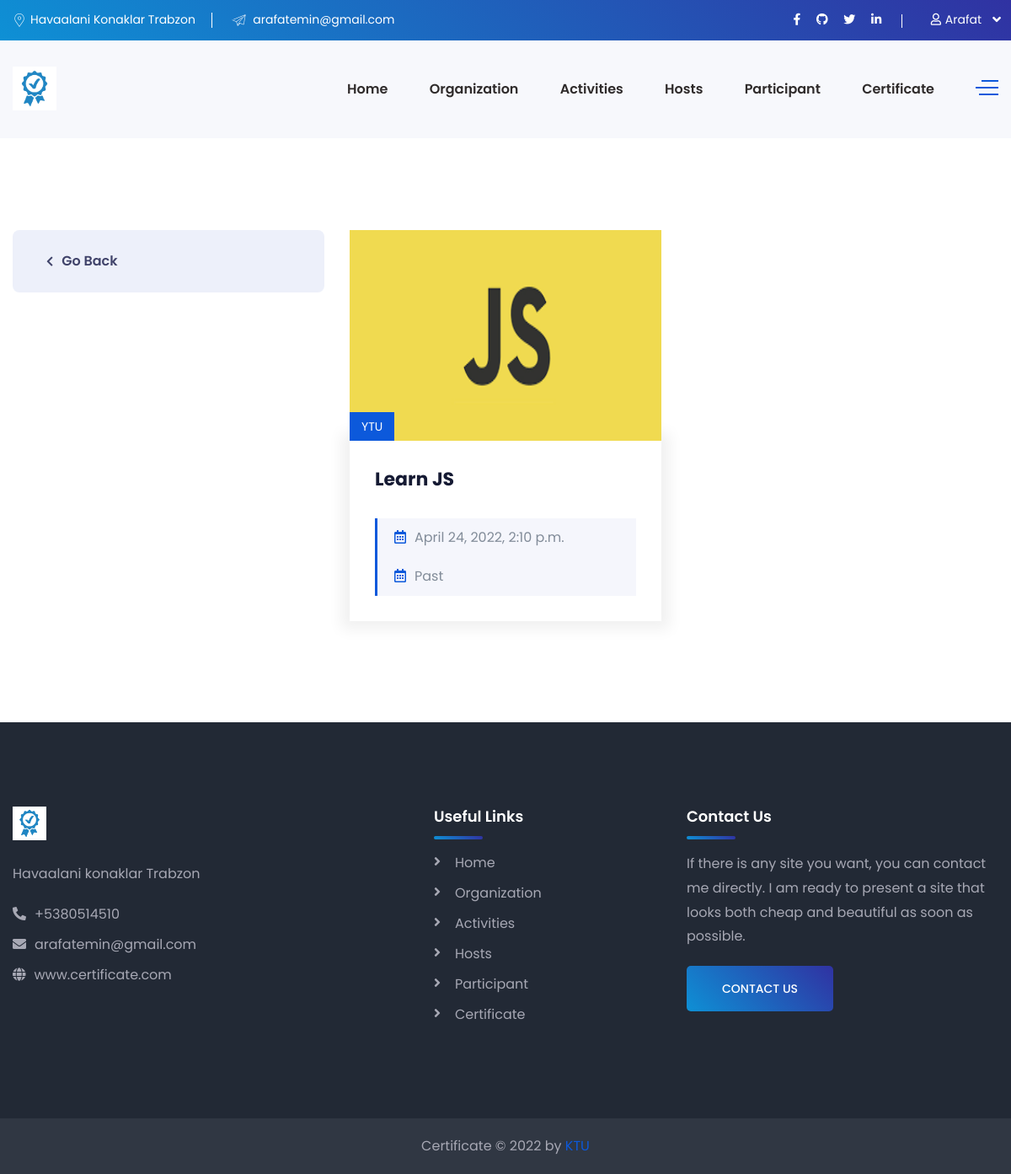
The page /activities/ytu (signed in) on the database its author committed.
### Certificate/models.py (models this page shows, shortened)
class Activity(models.Model):
    org_name                = models.ManyToManyField('Organization')
    activity_name           = models.CharField(max_length=64, null=False, blank=False)
    activity_image          = models.ImageField(upload_to='activity', blank=True, null=True)
    active                  = models.BooleanField()
    address                 = models.TextField()
    description             = models.TextField()
    starttime               = models.DateTimeField(auto_now_add=False)
    endtime                 = models.DateTimeField(auto_now_add=False)
    slug                    = models.SlugField(null=False, blank=True, unique=True, db_index=True, editable=False)
    @property
    def Is_Past(self):
        today = date.today()
        if self.starttime.date() < today:
            thing = "Past"
        else:
            thing = "Future"
        return thing
    class Meta:
        ordering = ["-starttime"]

class Organization(models.Model):
    org_name = models.CharField(max_length=64, null=False, blank=False)
    slug = models.SlugField(null=False, blank=True, unique=True, db_index=True, editable=False)
    authorized = models.CharField(max_length=64, null=False, blank=False)
    org_image = models.ImageField(upload_to='organization', blank=True, null=True)
    address = models.TextField()
    org_description = models.TextField()

### Certificate/views.py (the view)
# urls.py: path('activities/<slug:slug>', activity_view_with_category, name='activity_view_with_category'),
@login_required(login_url='login')
def activity_view_with_category(request, slug, *args, **kwargs):
    activity = Organization.objects.get(slug=slug)
    activities = activity.activity_set.filter(active=True)
    context = {
        'activities': activities,
        'host': Host.objects.all()
    }
    return render(request, 'activities_slog.html', context)

### templates/activities_slog.html (shortened to what this page needs)
{% extends 'base.html' %}
{% load static %}
{% block content %}
    <body>
    <section class="service-details-page pdt-110 pdb-90">
        <div class="container">
            <div class="row">
            <div class="col-xl-4 col-lg-5 sidebar-left">
                    <div class="service-nav-menu mrb-30">
                        <div class="service-link-list mb-30">
                            <ul class="active">
                                {% if organizations|length > 0 %}
                                    {% for organization in organizations %}
                                        <li><a href="{% url 'activity_view_with_category' organization.slug %}">
                                            <i class="fa fa-chevron-right"></i>{{ organization.org_name|title }} </a>
                                        </li>
                                    {% endfor %}
                                {% else %}
                                    <li>
                                        <a href="{% url 'activity' %}">
                                            <i class="fa fa-chevron-left"></i>Go Back </a>
                                    </li>
                                {% endif %}
                            </ul>
                        </div>
                    </div>
                </div>
                <div class="col-xl-8 col-lg-7">
                    <div class="row">
                        {% if activities|length > 0 %}
                            {% for activity in activities %}
                                <div class="col-lg-12 col-xl-6">
                                    <div class="news-wrapper mrb-30 mrb-sm-40">
                                        <div class="news-thumb">
                                            <a href="{% url 'activitydetail' activity.slug %}">
                                                <img style="max-width: 100%; min-width: 100%; max-height: 250px; min-height: 250px"
                                                     class="img-full" src="{{ activity.activity_image.url }}" alt="">
                                            </a>
                                            {% for activity in activity.org_name.all %}
                                                <div class="news-top-meta">
                                                    <span class="entry-category">{{ activity.org_name }}</span>
                                                </div>
                                            {% endfor %}
                                        </div>
                                        <div class="news-details">
                                            <div class="news-description mb-20">
                                                <h4 class="the-title mrb-30"><a
                                                        href="{% url 'activitydetail' activity.slug %}">{{ activity.activity_name }}</a>
                                                </h4>
                                                <div class="news-bottom-meta">
                                                <span class="entry-date mrr-20"><i
                                                        class="far fa-calendar-alt mrr-10 text-primary-color"></i>{{ activity.starttime }}</span><br>
                                                </div>
                                                <div class="news-bottom-meta">
                                                <span class="entry-date mrr-20"><i
                                                        class="far fa-calendar-alt mrr-10 text-primary-color"></i>{{ activity.Is_Past }}</span>
                                                </div>
                                            </div>
                                        </div>
                                    </div>
                                </div>
                            {% endfor %}
                        {% else %}
                            <div class="col-lg-12 col-xl-6">
                                <div class="news-wrapper mrb-30 mrb-sm-40">
                                    <div class="alert alert-danger">there are no Articles</div>
                                </div>
                            </div>
                        {% endif %}
                    </div>
                </div>
            </div>
        </div>
    </section>
    </body>
{% endblock %}

### templates/base.html (shortened to what this page needs)
{% load static %}
<!DOCTYPE html>
<html lang="en">
<head>
    <link rel="stylesheet" href="{% static 'css/style.css' %}">
    <link rel="stylesheet" href="{% static 'css/responsive.css' %}">
</head>
<header class="header-style-two">
    <div class="header-wrapper">
        <div class="header-top-area bg-gradient-color d-none d-lg-block">
            <div class="container">
                <div class="row">
                    <div class="col-lg-6 header-top-left-part">
                        <span class="address"><i class="webexflaticon flaticon-placeholder-1"></i>Havaalani Konaklar Trabzon</span>
                        <span class="phone"><i class="webexflaticon flaticon-send"></i> arafatemin@gmail.com</span>
                    </div>
                    <div class="col-lg-6 header-top-right-part text-right">
                        <ul class="social-links">
                            <li><a href="https://www.facebook.com/" target="_blank"><i
                                    class="fab fa-facebook-f"></i></a></li>
                            <li><a href="https://github.com/AERBATI-61" target="_blank"><i
                                    class="fab fa-github"></i></a></li>
                            <li><a href="https://twitter.com/" target="_blank"><i class="fab fa-twitter"></i></a></li>
                            <li><a href="https://www.linkedin.com/feed/" target="_blank"><i
                                    class="fab fa-linkedin-in"></i></a></li>
                        </ul>
                        <div class="language">
                            {% if user.is_authenticated %}
                                <a class="language-btn" href="#"><i class="fas fa-user"
                                                                    style="margin: 0.3rem"></i>{{ user|truncatechars:6 }}</a>
                            {% else %}
                                <a class="language-btn" href="{% url 'login' %}"><i class="fas fa-user"
                                                                                    style="margin: 0.3rem"></i>User</a>
                            {% endif %}
                        </div>
                    </div>
                </div>
            </div>
        </div>
        <div class="header-navigation-area two-layers-header header-middlee bt_stick bt_sticky">
            <div class="container">
                <div class="row">
                    <div class="col-md-12">
                        <a class="navbar-brand logo f-left mrt-10 mrt-md-0" href="{% url 'index' %}">
                            <img id="logo-image" class="img-center" src="{% static 'images/certificat.jpg' %}" alt="">
                        </a>
                        <div class="header-searchbox-style-two d-none d-xl-block">
                            <div class="side-panel side-panel-trigger text-right d-none d-lg-block">
                                <span class="bar1"></span>
                                <span class="bar2"></span>
                                <span class="bar3"></span>
                            </div>
                        </div>
                        <div class="main-menu f-right">
                            <nav id="mobile-menu-right">
                                <ul>
                                    <li><a href="{% url 'index' %}">Home</a></li>
                                    <li><a href="{% url 'organizations' %}">Organization</a></li>
                                    <li><a href="{% url 'activity' %}">Activities</a></li>
                                    <li><a href="{% url 'hosts' %}">Hosts</a></li>
                                    <li><a href="{% url 'participants' %}">Participant</a></li>
                                    {% if request.user.is_staff %}
                                        <li><a href="{% url 'certificalar' %}">Certificate</a></li>
                                    {% endif %}
                                </ul>
                            </nav>
                        </div>
                    </div>
                </div>
            </div>
        </div>
    </div>
</header>
{% block content %}
{% endblock %}
<footer class="footer">
    <div class="footer-main-area" data-background="images/footer-bg.png">
        <div class="container">
            <div class="row">
                <div class="col-xl-5 col-lg-6 col-md-6">
                    <div class="widget footer-widget">
                        <a class="mrb-20" href="{% url 'index' %}">
                            <img width="40" height="40" id="logo-image" class="img-center"
                                 src="{% static 'images/certificat.jpg' %}" alt="">
                        </a><br> <br>
                        <address class="mrb-25">
                            <p class="text-light-gray">Havaalani konaklar Trabzon</p>
                            <div class="mrb-10"><a href="#" class="text-light-gray"><i
                                    class="fas fa-phone-alt mrr-10"></i>+5380514510</a></div>
                            <div class="mrb-10"><a href="#" class="text-light-gray"><i
                                    class="fas fa-envelope mrr-10"></i>arafatemin@gmail.com</a></div>
                            <div class="mrb-0"><a href="#" class="text-light-gray"><i class="fas fa-globe mrr-10"></i>www.certificate.com</a>
                            </div>
                        </address>
                    </div>
                </div>
                <div class="col-xl-3 col-lg-6 col-md-6">
                    <div class="widget footer-widget">
                        <h5 class="widget-title text-white mrb-30">Useful Links</h5>
                        <ul class="footer-widget-list">
                            <li><a href="{% url 'index' %}">Home</a></li>
                            <li><a href="{% url 'organizations' %}">Organization</a></li>
                            <li><a href="{% url 'activity' %}">Activities</a></li>
                            <li><a href="{% url 'hosts' %}">Hosts</a></li>
                            <li><a href="{% url 'participants' %}">Participant</a></li>
                            <li><a href="{% url 'certificalar' %}">Certificate</a></li>
                        </ul>
                    </div>
                </div>
                <div class="col-xl-4 col-lg-6 col-md-6">
                    <div class="widget footer-widget">
                        <h5 class="widget-title text-white mrb-30">Contact Us</h5>
                        <p class="text-light-gray">If there is any site you want, you can contact me directly. I am
                            ready to present a site that looks
                            both cheap and beautiful as soon as possible.</p>
                        <div class="btn-box">
                            <a href="#git" class="cs-btn-one btn-gradient-color">Contact Us</a>
                        </div>
                    </div>
                </div>
            </div>
        </div>
    </div>
    <div class="footer-bottom-area">
        <div class="container">
            <div class="row">
                <div class="col-xl-12">
                    <div class="text-center">
                        <span class="text-light-gray">Certificate © 2022 by <a class="text-primary-color"
                                                                               target="_blank"
                                                                               href="https://www.ktu.edu.tr/">KTU</a></span>
                    </div>
                </div>
            </div>
        </div>
    </div>
</footer>

### rows shown on the page
Activity: activity_image (picture), activity_name "Learn JS", starttime "April 24, 2022, 2:10 p.m.", Is_Past "Past"
Organization: org_name "YTU"

### other values the page prints
{{ user|truncatechars:6 }} "Arafat"
